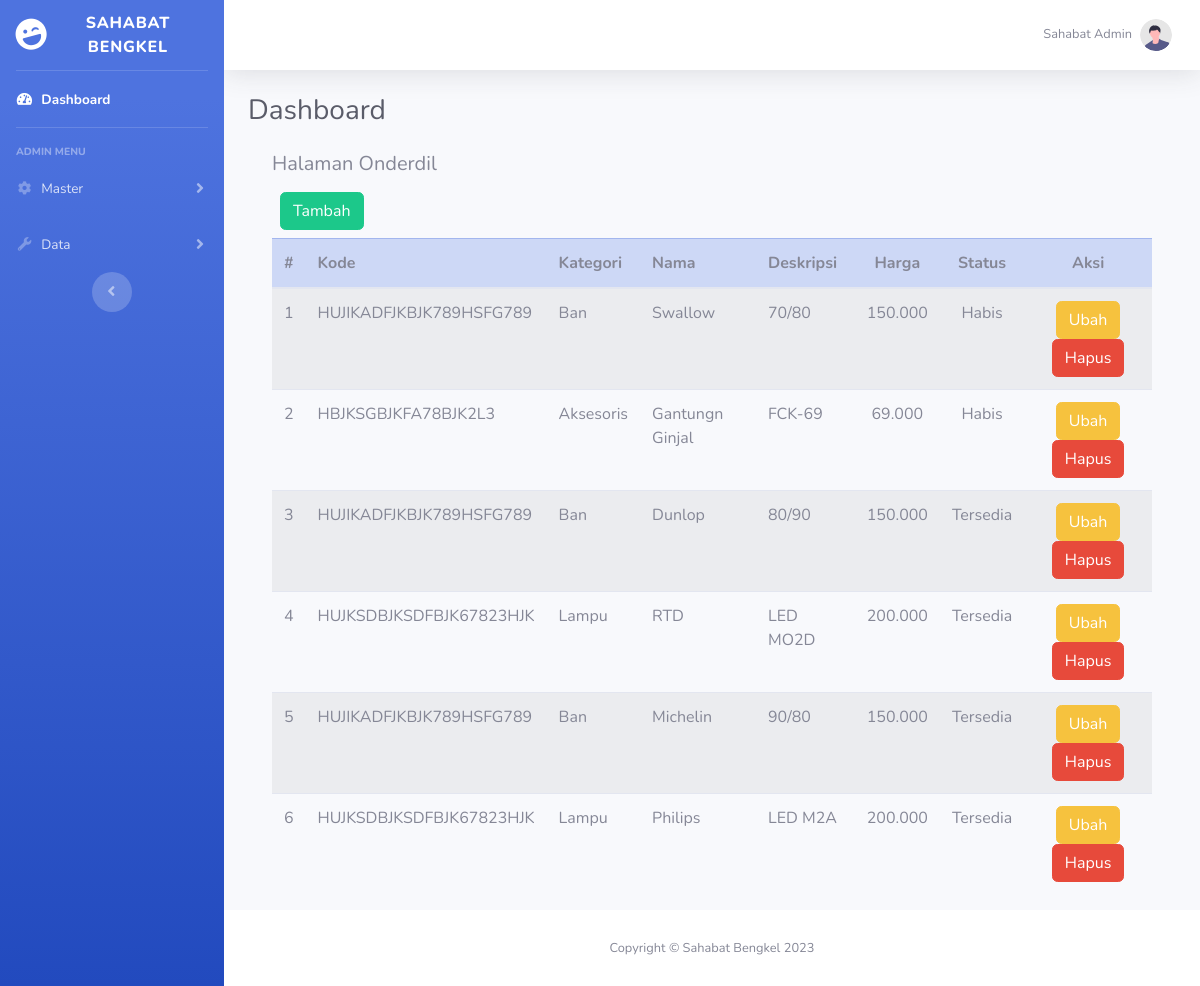
/admin/index.php?page=sparepart, run on the app's committed database.
### tables this page shows
CREATE TABLE IF NOT EXISTS `onderdil` (
  `id` int NOT NULL AUTO_INCREMENT,
  `kode` varchar(50) NOT NULL,
  `kategori` varchar(50) NOT NULL,
  `nama` varchar(50) NOT NULL,
  `deskripsi` varchar(50) DEFAULT NULL,
  `harga` int NOT NULL,
  `status` enum('Y','N') NOT NULL DEFAULT 'Y',
  PRIMARY KEY (`id`)
);

### admin/page/sparepart.php (the view, shortened to what this page needs)
<div class="container">
  <div class="row">
    <div class="col">
      <h5>Halaman Onderdil</h5>
      <a href="?page=sparepart-tambah" class="btn btn-success m-2">Tambah</a>
      <table class="table table-striped">
        <thead class="table-primary">
          <tr>
            <th class="text-center">#</th>
            <th>Kode</th>
            <th>Kategori</th>
            <th>Nama</th>
            <th>Deskripsi</th>
            <th class="text-center">Harga</th>
            <th class="text-center">Status</th>
            <th class="text-center">Aksi</th>
          </tr>
        </thead>
        <tbody>
        <?php
          $nomor = 1;
          $result = mysqli_query($koneksi, "SELECT * FROM onderdil ORDER BY status DESC");
          while ($row = mysqli_fetch_assoc($result)):
        ?>
          <tr>
            <td class="text-center"><?= $nomor; ?></td>
            <td><?= $row['kode']; ?></td>
            <td><?= $row['kategori']; ?></td>
            <td><?= $row['nama']; ?></td>
            <td><?= $row['deskripsi']; ?></td>
            <td class="text-center"><?= number_format($row['harga'],0,',','.'); ?></td>
            <td class="text-center"><?= $row['status'] == "Y" ? "Tersedia" : "Habis" ?></td>
            <td class="text-center">
              <a href="?page=sparepart-edit&id=<?= $row['id'] ?>" class="btn btn-warning">Ubah</a>
              <a href="?page=sparepart&action=hapus&id=<?= $row['id'] ?>" onclick="return confirm('Yakin ingin menghapus data?')" class="btn btn-danger">Hapus</a>
            </td>
          </tr>
          <?php
            $nomor++;
            endwhile
          ?>
        </tbody>
      </table>
    </div>
  </div>
</div>

### data on the page
onderdil: kode "HUJIKADFJKBJK789HSFG789", kategori "Ban", nama "Swallow", deskripsi "70/80", harga "150.000", status "Habis"
onderdil: kode "HBJKSGBJKFA78BJK2L3", kategori "Aksesoris", nama "Gantungn Ginjal", deskripsi "FCK-69", harga "69.000", status "Habis"
onderdil: kode "HUJIKADFJKBJK789HSFG789", kategori "Ban", nama "Dunlop", deskripsi "80/90", harga "150.000", status "Tersedia"
onderdil: kode "HUJKSDBJKSDFBJK67823HJK", kategori "Lampu", nama "RTD", deskripsi "LED MO2D", harga "200.000", status "Tersedia"
onderdil: kode "HUJIKADFJKBJK789HSFG789", kategori "Ban", nama "Michelin", deskripsi "90/80", harga "150.000", status "Tersedia"
onderdil: kode "HUJKSDBJKSDFBJK67823HJK", kategori "Lampu", nama "Philips", deskripsi "LED M2A", harga "200.000", status "Tersedia"
